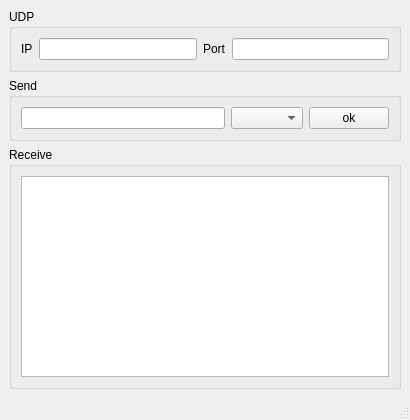
<?xml version="1.0" encoding="UTF-8"?>
<ui version="4.0">
 <class>MainWindow</class>
 <widget class="QMainWindow" name="MainWindow">
  <property name="geometry">
   <rect>
    <x>0</x>
    <y>0</y>
    <width>410</width>
    <height>420</height>
   </rect>
  </property>
  <property name="windowTitle">
   <string>MainWindow</string>
  </property>
  <widget class="QWidget" name="centralwidget">
   <layout class="QGridLayout" name="gridLayout_4">
    <item row="2" column="0">
     <widget class="QGroupBox" name="groupBox_2">
      <property name="title">
       <string>Receive</string>
      </property>
      <layout class="QGridLayout" name="gridLayout_2">
       <item row="0" column="0">
        <widget class="QTextEdit" name="textEdit"/>
       </item>
      </layout>
     </widget>
    </item>
    <item row="1" column="0">
     <widget class="QGroupBox" name="groupBox">
      <property name="title">
       <string>Send</string>
      </property>
      <layout class="QGridLayout" name="gridLayout">
       <item row="0" column="0">
        <widget class="QLineEdit" name="lineEdit"/>
       </item>
       <item row="0" column="1">
        <widget class="QComboBox" name="comboBox"/>
       </item>
       <item row="0" column="2">
        <widget class="QPushButton" name="pushButton">
         <property name="text">
          <string>ok</string>
         </property>
        </widget>
       </item>
      </layout>
     </widget>
    </item>
    <item row="0" column="0">
     <widget class="QGroupBox" name="groupBox_3">
      <property name="title">
       <string>UDP</string>
      </property>
      <layout class="QGridLayout" name="gridLayout_3">
       <item row="0" column="0">
        <widget class="QLabel" name="label">
         <property name="text">
          <string>IP</string>
         </property>
        </widget>
       </item>
       <item row="0" column="3">
        <widget class="QLineEdit" name="lineEdit_3"/>
       </item>
       <item row="0" column="1">
        <widget class="QLineEdit" name="lineEdit_2"/>
       </item>
       <item row="0" column="2">
        <widget class="QLabel" name="label_2">
         <property name="text">
          <string>Port</string>
         </property>
        </widget>
       </item>
      </layout>
     </widget>
    </item>
   </layout>
  </widget>
  <widget class="QMenuBar" name="menubar">
   <property name="geometry">
    <rect>
     <x>0</x>
     <y>0</y>
     <width>410</width>
     <height>21</height>
    </rect>
   </property>
  </widget>
  <widget class="QStatusBar" name="statusbar"/>
 </widget>
 <resources/>
 <connections/>
</ui>
